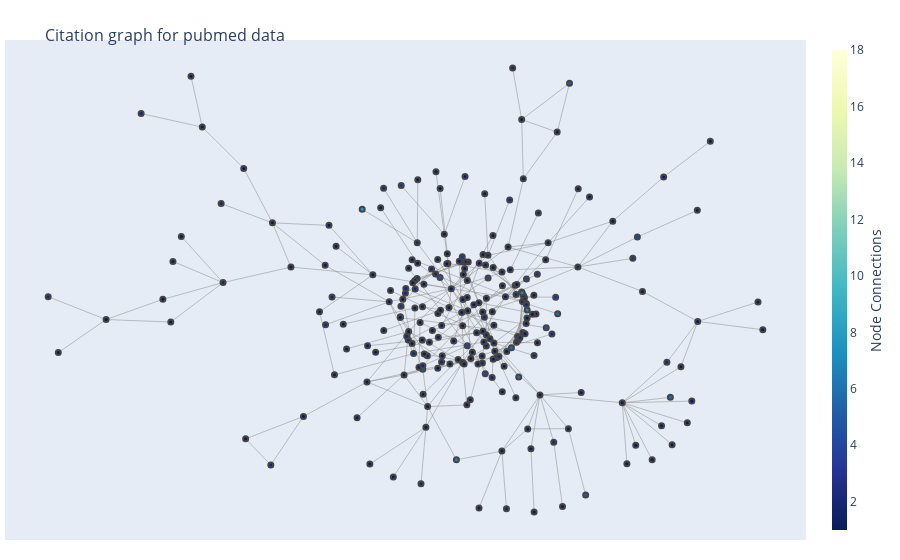

The code cell stored with this chart in its notebook:
### Code cell
fig = go.Figure(data=[edge_trace, node_trace],
             layout=go.Layout(
                title='<br>Citation graph for pubmed data',
                titlefont_size=16,
                showlegend=False,
                hovermode='closest',
                margin=dict(b=20,l=5,r=5,t=40),
#                 annotations=[ dict(
#                     text="Python code: <a href='https://plotly.com/ipython-notebooks/network-graphs/'> https://plotly.com/ipython-notebooks/network-graphs/</a>",
#                     showarrow=False,
#                     xref="paper", yref="paper",
#                     x=0.005, y=-0.002 ) ],
                xaxis=dict(showgrid=False, zeroline=False, showticklabels=False),
                yaxis=dict(showgrid=False, zeroline=False, showticklabels=False))
                )
fig.show()
#fig.write_image("citation_graph.pdf")

### Figure 1 — Plotly figure (JSON) as saved in the notebook; plotly's stock layout.template omitted (floating-point values rounded to 4 significant figures; data arrays with more than 128 entries replaced by an {"elided": "..."} marker saying what was removed)
{"data": [{"hoverinfo": "none", "line": {"color": "#888", "width": 0.5}, "mode": "lines", "type": "scatter", "x": {"elided": "702 float values"}, "y": {"elided": "702 float values"}}, {"hoverinfo": "text", "marker": {"color": {"elided": "887 int values"}, "colorbar": {"thickness": 15, "title": {"side": "right", "text": "Node Connections"}, "xanchor": "left"}, "colorscale": [[0, "rgb(255,255,217)"], [0.125, "rgb(237,248,177)"], [0.25, "rgb(199,233,180)"], [0.375, "rgb(127,205,187)"], [0.5, "rgb(65,182,196)"], [0.625, "rgb(29,145,192)"], [0.75, "rgb(34,94,168)"], [0.875, "rgb(37,52,148)"], [1, "rgb(8,29,88)"]], "line": {"width": 2}, "reversescale": true, "showscale": true, "size": 5}, "mode": "markers", "text": {"elided": "887 str values"}, "type": "scatter", "x": {"elided": "240 float values"}, "y": {"elided": "240 float values"}}], "layout": {"hovermode": "closest", "margin": {"b": 20, "l": 5, "r": 5, "t": 40}, "showlegend": false, "title": {"font": {"size": 16}, "text": "<br>Citation graph for pubmed data"}, "xaxis": {"showgrid": false, "showticklabels": false, "zeroline": false}, "yaxis": {"showgrid": false, "showticklabels": false, "zeroline": false}}}
